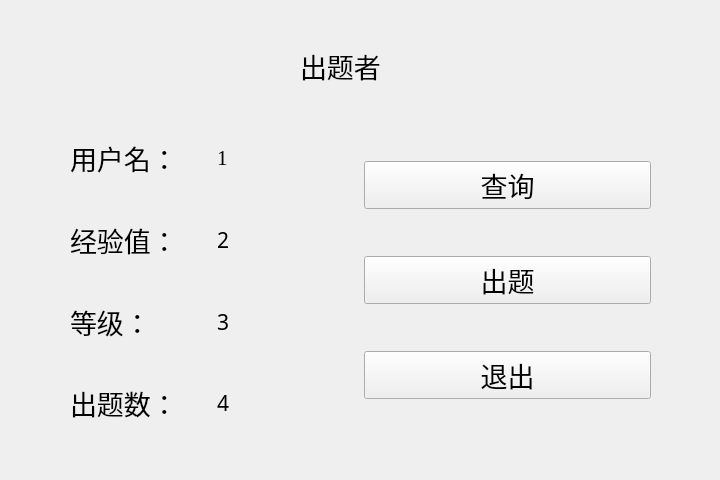
<?xml version="1.0" encoding="UTF-8"?>
<ui version="4.0">
 <class>testerPage</class>
 <widget class="QWidget" name="testerPage">
  <property name="geometry">
   <rect>
    <x>0</x>
    <y>0</y>
    <width>720</width>
    <height>480</height>
   </rect>
  </property>
  <property name="windowTitle">
   <string>Form</string>
  </property>
  <widget class="QWidget" name="layoutWidget">
   <property name="geometry">
    <rect>
     <x>70</x>
     <y>120</y>
     <width>581</width>
     <height>321</height>
    </rect>
   </property>
   <layout class="QHBoxLayout" name="horizontalLayout_5">
    <item>
     <layout class="QVBoxLayout" name="verticalLayout_2">
      <item>
       <layout class="QHBoxLayout" name="horizontalLayout">
        <item>
         <widget class="QLabel" name="label">
          <property name="font">
           <font>
            <family>华文行楷</family>
            <pointsize>20</pointsize>
           </font>
          </property>
          <property name="text">
           <string>用户名：</string>
          </property>
         </widget>
        </item>
        <item>
         <widget class="QLabel" name="username">
          <property name="font">
           <font>
            <family>Times New Roman</family>
            <pointsize>16</pointsize>
           </font>
          </property>
          <property name="text">
           <string>1</string>
          </property>
         </widget>
        </item>
       </layout>
      </item>
      <item>
       <layout class="QHBoxLayout" name="horizontalLayout_2">
        <item>
         <widget class="QLabel" name="label_3">
          <property name="font">
           <font>
            <family>华文行楷</family>
            <pointsize>20</pointsize>
           </font>
          </property>
          <property name="text">
           <string>经验值：</string>
          </property>
         </widget>
        </item>
        <item>
         <widget class="QLabel" name="expNum">
          <property name="font">
           <font>
            <family>华文行楷</family>
            <pointsize>16</pointsize>
           </font>
          </property>
          <property name="text">
           <string>2</string>
          </property>
         </widget>
        </item>
       </layout>
      </item>
      <item>
       <layout class="QHBoxLayout" name="horizontalLayout_3">
        <item>
         <widget class="QLabel" name="label_4">
          <property name="font">
           <font>
            <family>华文行楷</family>
            <pointsize>20</pointsize>
           </font>
          </property>
          <property name="text">
           <string>等级：</string>
          </property>
         </widget>
        </item>
        <item>
         <widget class="QLabel" name="rankNum">
          <property name="font">
           <font>
            <family>华文行楷</family>
            <pointsize>16</pointsize>
           </font>
          </property>
          <property name="text">
           <string>3</string>
          </property>
         </widget>
        </item>
       </layout>
      </item>
      <item>
       <layout class="QHBoxLayout" name="horizontalLayout_4">
        <item>
         <widget class="QLabel" name="label_5">
          <property name="font">
           <font>
            <family>华文行楷</family>
            <pointsize>20</pointsize>
           </font>
          </property>
          <property name="text">
           <string>出题数：</string>
          </property>
         </widget>
        </item>
        <item>
         <widget class="QLabel" name="passLevel">
          <property name="font">
           <font>
            <family>华文行楷</family>
            <pointsize>16</pointsize>
           </font>
          </property>
          <property name="text">
           <string>4</string>
          </property>
         </widget>
        </item>
       </layout>
      </item>
     </layout>
    </item>
    <item>
     <layout class="QVBoxLayout" name="verticalLayout">
      <item>
       <widget class="QPushButton" name="searchButton">
        <property name="font">
         <font>
          <family>华文行楷</family>
          <pointsize>20</pointsize>
         </font>
        </property>
        <property name="text">
         <string>查询</string>
        </property>
       </widget>
      </item>
      <item>
       <widget class="QPushButton" name="setProblemButton">
        <property name="font">
         <font>
          <family>华文行楷</family>
          <pointsize>20</pointsize>
         </font>
        </property>
        <property name="text">
         <string>出题</string>
        </property>
       </widget>
      </item>
      <item>
       <widget class="QPushButton" name="exitButton">
        <property name="font">
         <font>
          <family>华文行楷</family>
          <pointsize>20</pointsize>
         </font>
        </property>
        <property name="text">
         <string>退出</string>
        </property>
       </widget>
      </item>
     </layout>
    </item>
   </layout>
  </widget>
  <widget class="QLabel" name="label_2">
   <property name="geometry">
    <rect>
     <x>300</x>
     <y>30</y>
     <width>101</width>
     <height>72</height>
    </rect>
   </property>
   <property name="font">
    <font>
     <family>华文行楷</family>
     <pointsize>20</pointsize>
    </font>
   </property>
   <property name="text">
    <string>出题者</string>
   </property>
  </widget>
 </widget>
 <resources/>
 <connections/>
</ui>
